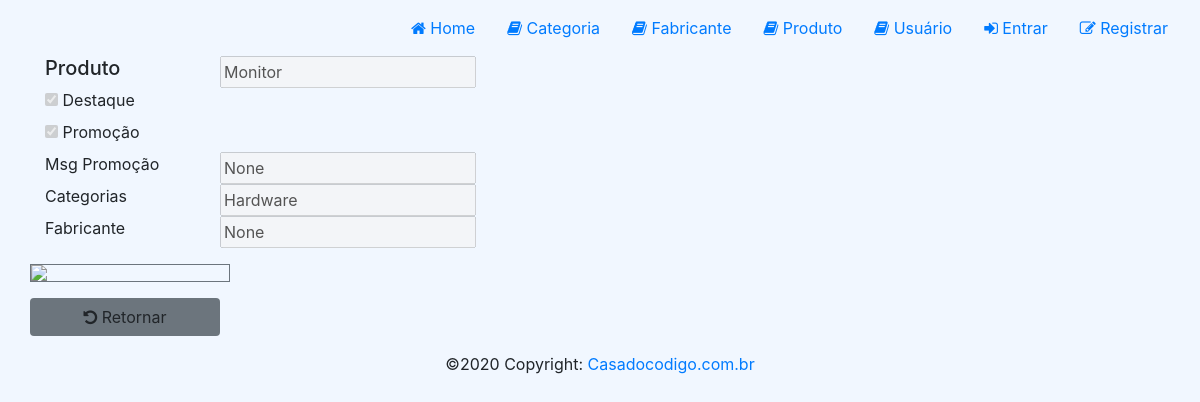
Screenshot of /produto/details/1 with the database file from the repository.
### loja/models/Produto.py (models this page shows)
class Produto(models.Model):
    Produto = models.CharField(null=False, max_length=100)
    destaque = models.BooleanField(default=True)
    promocao = models.BooleanField(default=True)
    msgPromocao = models.CharField(null=True, max_length=100)
    preco = models.DecimalField(max_digits=8, decimal_places=2)
    categoria = models.ForeignKey(Categoria, null=True,
    related_name='categoria', on_delete=models.SET_NULL)
    fabricante = models.ForeignKey(Fabricante, null=True,
    related_name='fabricante', on_delete=models.SET_NULL)
    msgPromocao = models.CharField(null=True, max_length=100,
blank=True)
    criado_em = models.DateTimeField(auto_now_add=True)
    alterado_em = models.DateTimeField(auto_now=True)
    image = models.ImageField(null=True, blank=True)
    def __str__(self):
        return '{}'.format(self.Produto)

### loja/models/Categoria.py (models this page shows)
class Categoria(models.Model):
    Categoria = models.CharField(null=False, max_length=100)
    criado_em = models.DateTimeField(auto_now_add=True)
    alterado_em = models.DateTimeField(auto_now=True)
    def __str__(self):
        return '{}'.format(self.Categoria)

### loja/views/ProdutoView.py (the view)
def details_produto_view(request, id=None):
    produtos = Produto.objects.all()
    if id is not None:
        produtos = produtos.filter(id=id)
    produto = produtos.first()
    print(produto)
    Fabricantes = Fabricante.objects.all()
    Categorias = Categoria.objects.all()
    context = { 'produto': produto, 'fabricantes' : Fabricantes, 'categorias' : Categorias}
    return render(request, template_name='produto/produto-details.html', context=context,
    status=200)

### loja/templates/produto/produto-details.html (shortened to what this page needs)
{% extends "base.html" %}
{% load static %}
{% block styles %}
<link rel="stylesheet" href="{% static 'css/home.css' %}">
{% endblock %}
{% block content %}
<div id="content">
    <div class="container">
        <div class="row">
            <h5 for="Produto" class="col-md-2">Produto</h5>
            <input value="{{produto.Produto}}" name="Produto" disabled>
        </div>
        <div class="row">
            <div class="col-md-2">
                {% if produto.destaque %}
                <input type="checkbox" checked name="destaque" disabled>
                {% else %}
                <input type="checkbox" name="destaque" disabled>
                {% endif %}
                <label for="destaque">Destaque</label>
            </div>
        </div>
        <div class="row">
            <div class="col-md-2">
                {% if produto.promocao %}
                <input type="checkbox" checked name="promocao" disabled>
                {% else %}
                <input type="checkbox" name="promocao" disabled>
                {% endif %}
                <label for="promocao">Promoção</label>
            </div>
        </div>
        <div class="row">
            <label for="msgPromocao" class="col-md-2">Msg Promoção</label>
            <input value="{{produto.msgPromocao}}" name="msgPromocao" disabled>
        </div>
        <div class="row">
            <label for="CategoriaFk" class="col-md-2">Categorias</label>
            <input value="{{produto.categoria}}" name="CategoriaFk" disabled>
        </div>
        <div class="row">
            <label for="FabricanteFk" class="col-md-2">Fabricante</label>
            <input value="{{produto.fabricante}}" name="FabricanteFk" disabled>
        </div>
        <div class="row mt-3">
            <img class="border border-secondary" width="200px" src="/media/{{produto.image}}" />
        </div>
        <div class="row">
            <a href={% url 'produto' %} class="btn bg-secondary col-md-2
mt-3"><i class="fa fa-rotate-left"></i> Retornar</a>
        </div>
    </div>
{% endblock %}

### loja/static/css/home.css (style rules this page uses)
body { background-color: #f1f7ff; }

### rows the page displays
Produto: Produto "Monitor", msgPromocao "None", CategoriaFk "Hardware", FabricanteFk "None"
